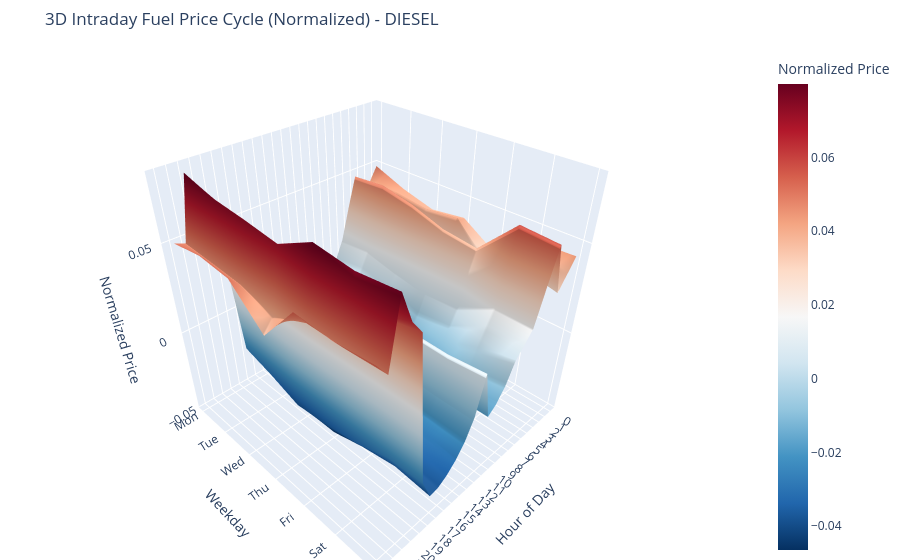

Notebook code for this chart:
### Code cell
import polars as pl
import plotly.graph_objects as go
import pandas as pd

# -----------------------------
# 1. Load data
# -----------------------------
df = pl.read_parquet(
    f"D:/data/derived/price_change_events/price_change_events_{year}_{month:02d}.parquet"
)

# -----------------------------
# 2. Filter fuel type
# -----------------------------
df = df.filter(pl.col("fuel_type") == fuel_type)

# -----------------------------
# 3. Sort for cumulative reconstruction
# -----------------------------
df = df.sort(["station_id", "fuel_type", "timestamp"])

# -----------------------------
# 4. Reconstruct relative price index
# -----------------------------
df = df.with_columns(
    pl.col("price_change")
    .cum_sum()
    .over(["station_id", "fuel_type"])
    .alias("price_index")
)

# -----------------------------
# 5. Normalize within station
# -----------------------------
df = df.with_columns(
    (
        pl.col("price_index")
        - pl.col("price_index").mean().over(["station_id", "fuel_type"])
    ).alias("price_norm")
)

# -----------------------------
# 6. Aggregate by weekday and hour
# -----------------------------
hour_weekday_price = (
    df.group_by(["weekday", "hour"])
    .agg(pl.mean("price_norm").alias("mean_price"))
    .sort(["weekday", "hour"])
)

# -----------------------------
# 7. Convert to pandas pivot table
# -----------------------------
plot_df = hour_weekday_price.to_pandas()

weekday_map = {
    1: "Mon",
    2: "Tue",
    3: "Wed",
    4: "Thu",
    5: "Fri",
    6: "Sat",
    7: "Sun",
}

plot_df["weekday_label"] = plot_df["weekday"].map(weekday_map)

weekday_order = ["Mon", "Tue", "Wed", "Thu", "Fri", "Sat", "Sun"]

pivot_df = (
    plot_df.pivot(index="weekday_label", columns="hour", values="mean_price")
    .reindex(weekday_order)
)

# -----------------------------
# 8. Axes for surface plot
# -----------------------------
x = pivot_df.columns.tolist()                  # hours 0-23
y = list(range(len(pivot_df.index)))           # 0-6 for weekdays
z = pivot_df.values

# -----------------------------
# 9. Create 3D surface plot
# -----------------------------
fig = go.Figure(
    data=[
        go.Surface(
            x=x,
            y=y,
            z=z,
            colorscale="RdBu_r",
            colorbar=dict(title="Normalized Price")
        )
    ]
)

fig.update_layout(
    title=f"3D Intraday Fuel Price Cycle (Normalized) - {fuel_type.upper()}",
    scene=dict(
        xaxis=dict(
            title="Hour of Day",
            tickmode="array",
            tickvals=list(range(24))
        ),
        yaxis=dict(
            title="Weekday",
            tickmode="array",
            tickvals=list(range(7)),
            ticktext=weekday_order
        ),
        zaxis=dict(
            title="Normalized Price"
        )
    ),
    margin=dict(l=0, r=0, b=0, t=50)
)

fig.show()

### Figure 1 — Plotly figure (JSON) as saved in the notebook; plotly's stock layout.template omitted (floating-point values rounded to 4 significant figures; data arrays with more than 128 entries replaced by an {"elided": "..."} marker saying what was removed)
{"data": [{"colorbar": {"title": {"text": "Normalized Price"}}, "colorscale": [[0, "rgb(5,48,97)"], [0.1, "rgb(33,102,172)"], [0.2, "rgb(67,147,195)"], [0.3, "rgb(146,197,222)"], [0.4, "rgb(209,229,240)"], [0.5, "rgb(247,247,247)"], [0.6, "rgb(253,219,199)"], [0.7, "rgb(244,165,130)"], [0.8, "rgb(214,96,77)"], [0.9, "rgb(178,24,43)"], [1, "rgb(103,0,31)"]], "type": "surface", "x": [0, 1, 2, 3, 4, 5, 6, 7, 8, 9, 10, 11, 12, 13, 14, 15, 16, 17, 18, 19, 20, 21, 22, 23], "y": [0, 1, 2, 3, 4, 5, 6], "z": {"elided": "7x24 float values"}}], "layout": {"margin": {"b": 0, "l": 0, "r": 0, "t": 50}, "scene": {"xaxis": {"tickmode": "array", "tickvals": [0, 1, 2, 3, 4, 5, 6, 7, 8, 9, 10, 11, 12, 13, 14, 15, 16, 17, 18, 19, 20, 21, 22, 23], "title": {"text": "Hour of Day"}}, "yaxis": {"tickmode": "array", "ticktext": ["Mon", "Tue", "Wed", "Thu", "Fri", "Sat", "Sun"], "tickvals": [0, 1, 2, 3, 4, 5, 6], "title": {"text": "Weekday"}}, "zaxis": {"title": {"text": "Normalized Price"}}}, "title": {"text": "3D Intraday Fuel Price Cycle (Normalized) - DIESEL"}}}
